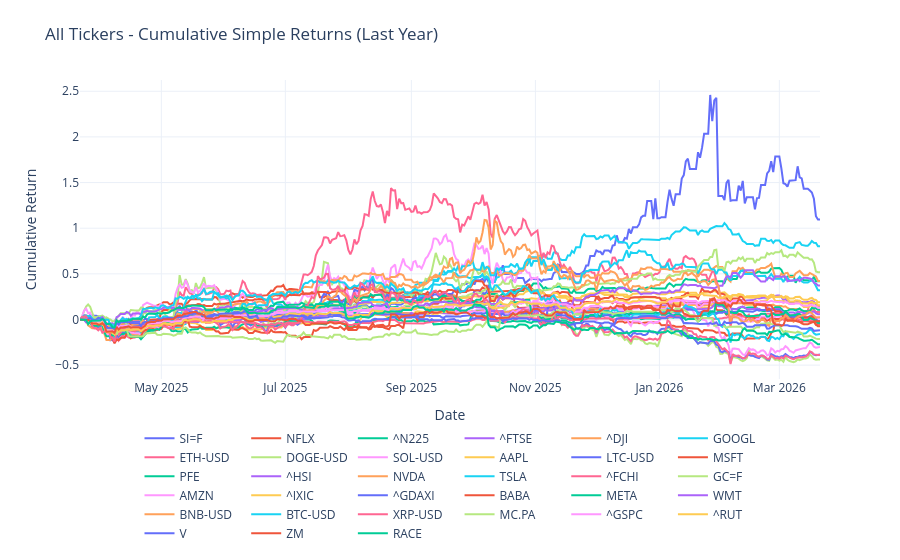

The code cell stored with this chart in its notebook:
### Code cell
# plot cumprod_simple
fig = go.Figure()
for column in cumprod_simple.columns:
    fig.add_trace(
        go.Scatter(
            x=cumprod_simple.index,
            y=cumprod_simple[column],
            mode="lines",
            name=column,
        )
    )

fig.update_layout(
    title="All Tickers - Cumulative Simple Returns (Last Year)",
    xaxis_title="Date",
    yaxis_title="Cumulative Return",
    legend=dict(orientation="h", yanchor="top", y=-0.15, xanchor="center", x=0.5),
    template="plotly_white",
    margin=dict(t=80, b=120),
)
fig.show()

### Figure 1 — Plotly figure (JSON) as saved in the notebook; plotly's stock layout.template omitted (floating-point values rounded to 4 significant figures; data arrays with more than 128 entries replaced by an {"elided": "..."} marker saying what was removed)
{"data": [{"mode": "lines", "name": "SI=F", "type": "scatter", "x": {"elided": "365 str values"}, "y": {"elided": "365 float values"}}, {"mode": "lines", "name": "NFLX", "type": "scatter", "x": {"elided": "365 str values"}, "y": {"elided": "365 float values"}}, {"mode": "lines", "name": "^N225", "type": "scatter", "x": {"elided": "365 str values"}, "y": {"elided": "365 float values"}}, {"mode": "lines", "name": "^FTSE", "type": "scatter", "x": {"elided": "365 str values"}, "y": {"elided": "365 float values"}}, {"mode": "lines", "name": "^DJI", "type": "scatter", "x": {"elided": "365 str values"}, "y": {"elided": "365 float values"}}, {"mode": "lines", "name": "GOOGL", "type": "scatter", "x": {"elided": "365 str values"}, "y": {"elided": "365 float values"}}, {"mode": "lines", "name": "ETH-USD", "type": "scatter", "x": {"elided": "365 str values"}, "y": {"elided": "365 float values"}}, {"mode": "lines", "name": "DOGE-USD", "type": "scatter", "x": {"elided": "365 str values"}, "y": {"elided": "365 float values"}}, {"mode": "lines", "name": "SOL-USD", "type": "scatter", "x": {"elided": "365 str values"}, "y": {"elided": "365 float values"}}, {"mode": "lines", "name": "AAPL", "type": "scatter", "x": {"elided": "365 str values"}, "y": {"elided": "365 float values"}}, {"mode": "lines", "name": "LTC-USD", "type": "scatter", "x": {"elided": "365 str values"}, "y": {"elided": "365 float values"}}, {"mode": "lines", "name": "MSFT", "type": "scatter", "x": {"elided": "365 str values"}, "y": {"elided": "365 float values"}}, {"mode": "lines", "name": "PFE", "type": "scatter", "x": {"elided": "365 str values"}, "y": {"elided": "365 float values"}}, {"mode": "lines", "name": "^HSI", "type": "scatter", "x": {"elided": "365 str values"}, "y": {"elided": "365 float values"}}, {"mode": "lines", "name": "NVDA", "type": "scatter", "x": {"elided": "365 str values"}, "y": {"elided": "365 float values"}}, {"mode": "lines", "name": "TSLA", "type": "scatter", "x": {"elided": "365 str values"}, "y": {"elided": "365 float values"}}, {"mode": "lines", "name": "^FCHI", "type": "scatter", "x": {"elided": "365 str values"}, "y": {"elided": "365 float values"}}, {"mode": "lines", "name": "GC=F", "type": "scatter", "x": {"elided": "365 str values"}, "y": {"elided": "365 float values"}}, {"mode": "lines", "name": "AMZN", "type": "scatter", "x": {"elided": "365 str values"}, "y": {"elided": "365 float values"}}, {"mode": "lines", "name": "^IXIC", "type": "scatter", "x": {"elided": "365 str values"}, "y": {"elided": "365 float values"}}, {"mode": "lines", "name": "^GDAXI", "type": "scatter", "x": {"elided": "365 str values"}, "y": {"elided": "365 float values"}}, {"mode": "lines", "name": "BABA", "type": "scatter", "x": {"elided": "365 str values"}, "y": {"elided": "365 float values"}}, {"mode": "lines", "name": "META", "type": "scatter", "x": {"elided": "365 str values"}, "y": {"elided": "365 float values"}}, {"mode": "lines", "name": "WMT", "type": "scatter", "x": {"elided": "365 str values"}, "y": {"elided": "365 float values"}}, {"mode": "lines", "name": "BNB-USD", "type": "scatter", "x": {"elided": "365 str values"}, "y": {"elided": "365 float values"}}, {"mode": "lines", "name": "BTC-USD", "type": "scatter", "x": {"elided": "365 str values"}, "y": {"elided": "365 float values"}}, {"mode": "lines", "name": "XRP-USD", "type": "scatter", "x": {"elided": "365 str values"}, "y": {"elided": "365 float values"}}, {"mode": "lines", "name": "MC.PA", "type": "scatter", "x": {"elided": "365 str values"}, "y": {"elided": "365 float values"}}, {"mode": "lines", "name": "^GSPC", "type": "scatter", "x": {"elided": "365 str values"}, "y": {"elided": "365 float values"}}, {"mode": "lines", "name": "^RUT", "type": "scatter", "x": {"elided": "365 str values"}, "y": {"elided": "365 float values"}}, {"mode": "lines", "name": "V", "type": "scatter", "x": {"elided": "365 str values"}, "y": {"elided": "365 float values"}}, {"mode": "lines", "name": "ZM", "type": "scatter", "x": {"elided": "365 str values"}, "y": {"elided": "365 float values"}}, {"mode": "lines", "name": "RACE", "type": "scatter", "x": {"elided": "365 str values"}, "y": {"elided": "365 float values"}}], "layout": {"legend": {"orientation": "h", "x": 0.5, "xanchor": "center", "y": -0.15, "yanchor": "top"}, "margin": {"b": 120, "t": 80}, "title": {"text": "All Tickers - Cumulative Simple Returns (Last Year)"}, "xaxis": {"title": {"text": "Date"}}, "yaxis": {"title": {"text": "Cumulative Return"}}}}
